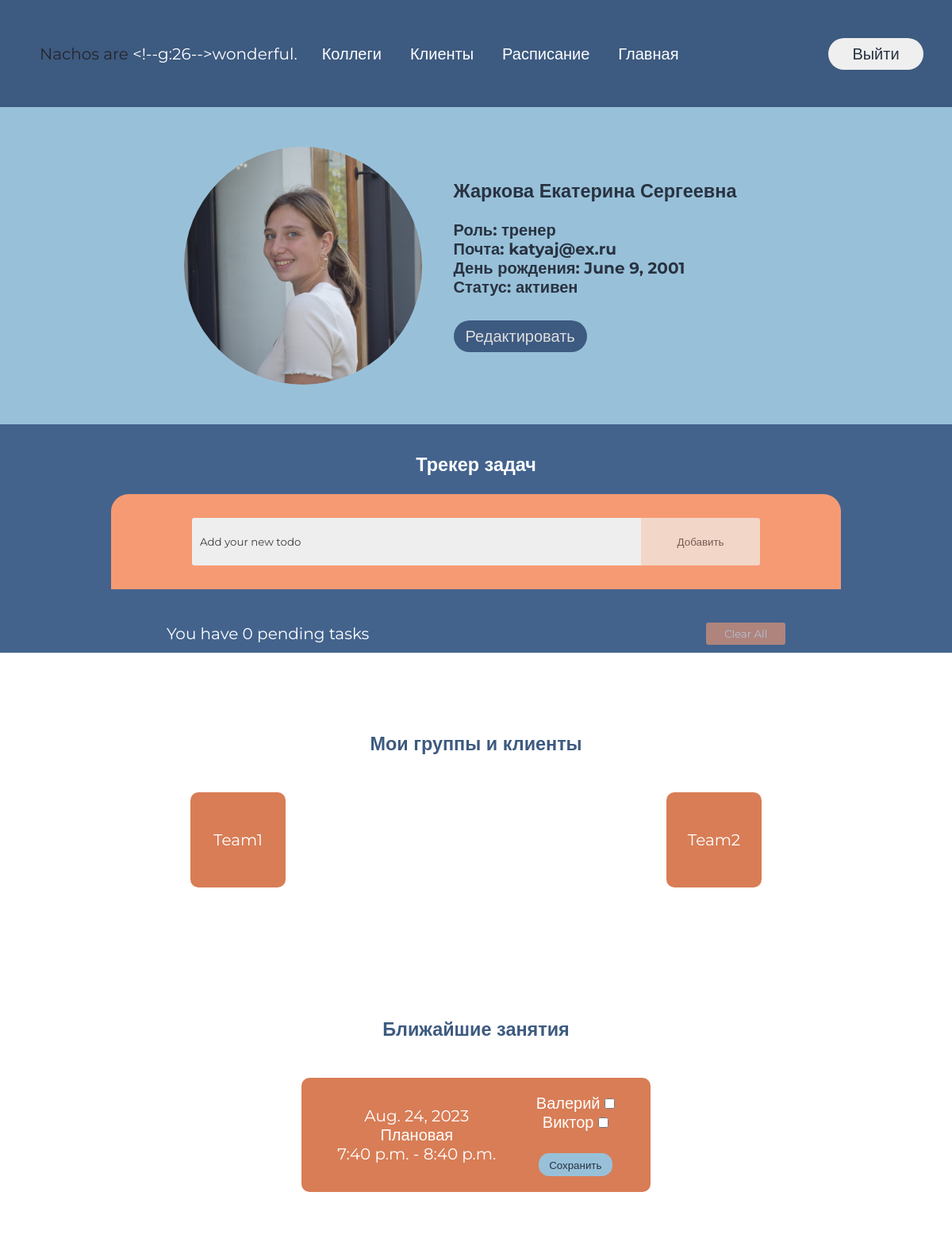
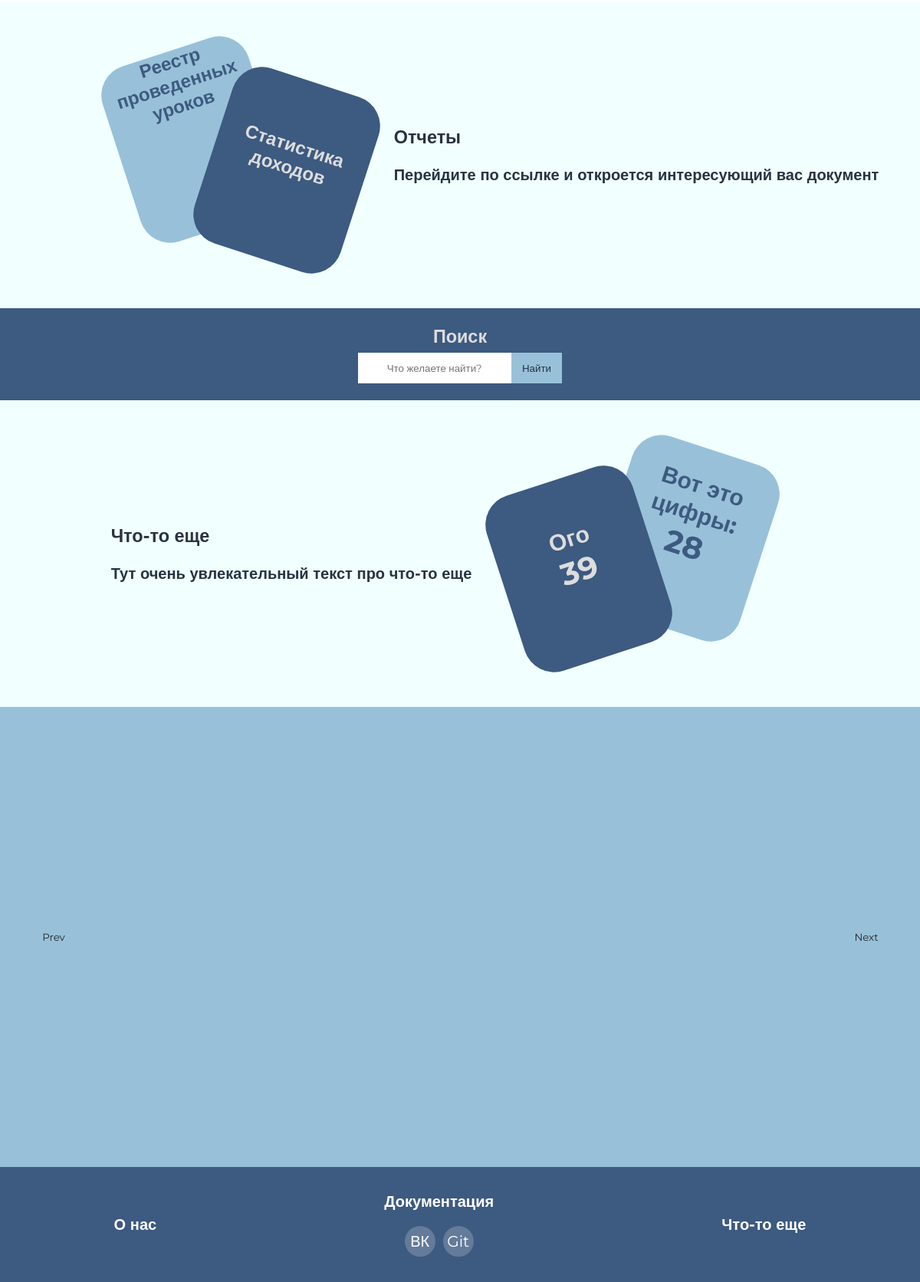
Screenshot of /crm/main (signed in) with the database file from the repository (2 pictures, top to bottom).
### trainers/models.py (models this page shows, shortened)
class Trainer(models.Model):
    user = models.OneToOneField(User, on_delete=models.CASCADE, primary_key=True)
    otchestv = models.CharField(blank=True, max_length=20)
    birthdate = models.DateField(auto_now=False)
    role = models.ForeignKey(Role, models.CASCADE, blank=True, null=True)
    state = models.ForeignKey(TrainerState, models.CASCADE, blank=True, null=True)

class Role(models.Model):
    name = models.CharField(blank=True, max_length=30)
    def __str__(self):
            return self.name

class TrainerState(models.Model):
    name = models.CharField(blank=True, max_length=30)
    def __str__(self):
        return self.name

class Team(models.Model):
    name = models.CharField(max_length=20, blank=False)
    clients = models.ManyToManyField(Client)
    sport_type = models.ForeignKey(SportType, on_delete=models.SET_NULL, blank=False, null=True)
    trainer = models.ForeignKey(Trainer, models.CASCADE, blank=False, null=True)

class Activity(models.Model):
    area = models.ForeignKey(Area, on_delete=models.DO_NOTHING, blank=True)
    act_date = models.DateField(auto_now=False, blank=False)
    act_time_begin = models.TimeField(auto_now=False)
    act_time_end = models.TimeField(auto_now=False)
    clients = models.ManyToManyField(Client)
    trainer = models.ForeignKey(Trainer, on_delete=models.DO_NOTHING)
    status = models.CharField(max_length=20, default="Состоится")

class Area(models.Model):
    address = models.CharField(blank=True, max_length=50, default='Адрес площадки')

class Client(models.Model):
    first_name = models.CharField(blank=False, max_length=30, default='qwerty')
    last_name = models.CharField(blank=True, max_length=30)
    reg_date = models.DateField(auto_now=True, blank=True)
    birth_date = models.DateField(auto_now=False, blank=True, default=datetime.date(2023, 1, 1))
    state = models.ForeignKey(ClientState, models.CASCADE, blank=True, null=True)

### trainers/views.py (the view)
# urls.py: path('main', views.main, name='main'),
def main(request):
    if request.user.is_authenticated:
        news = News.objects.filter(pub_date__lte=timezone.now(), expiry_date__gt=timezone.now())
        areas = Area.objects.all()
        sport_types = SportType.objects.all()
        abonements = Abonement.objects.all()
        roles = Role.objects.all()
        trainer_states = TrainerState.objects.all()
        clients_states = ClientState.objects.all()
        if request.user.trainer.role.name == "директор":
            context = {
                'userinfo': request.user,
                'trainer': request.user.trainer,
                'news': news,
                'areas': areas,
                'sport_types': sport_types,
                'abonements': abonements,
                'roles': roles,
                'trainer_states': trainer_states,
                'clients_states': clients_states
            }
        elif request.user.trainer.role.name == "тренер":
            teams = Team.objects.filter(trainer=request.user.trainer)
            clients = Client.objects.all()
            near_act = Activity.objects.filter(trainer=request.user.trainer, status="Состоится").order_by('act_date', 'act_time_begin')[:1]
            print(near_act)
            context = { 'userinfo': request.user,
                        'near_act': near_act,
                        'role_trainer': request.user.trainer,
                        'trainer': request.user.trainer,
                        'news': news,
                        'teams': teams,
                        'act': near_act,
                        'clients': clients }
        return render(request, 'trainers/main.html', context)
    else:
        return HttpResponseRedirect(reverse('login_page'))

### trainers/templates/trainers/main.html (shortened to what this page needs)
{% extends 'trainers/base.html' %}
{% block head %}
<link rel="stylesheet" href="../../../static/css/edit_modal.css">
<link rel="stylesheet" href="../../../static/css/index.css">
<link rel="stylesheet" href="../../../static/css/slider.css">
<link rel="stylesheet" href="../../../static/css/rectangles.css">
<link rel="stylesheet" href="../../../static/css/form.css">
<link rel="stylesheet" href="../../../static/css/btns.css">
<link rel="stylesheet" href="../../../static/css/search.css">
{% endblock %}
{% block content %}
<div class="container" style="background-color:  #98C1D9">
    <div>
        <div class="photo"></div>
    </div>
    <div class="container-text">
        <h3>{{userinfo.last_name}} {{userinfo.first_name}} {{trainer.otchestv}}</h3>
        <h4>Роль: {{trainer.role}}</h4>
        <h4>Почта: {{userinfo.email}}</h4>
        <h4>День рождения: {{trainer.birthdate}}</h4>
        <h4>Статус: {{trainer.state}}</h4>
        <button class="change_btn" style="margin-top: 30px" onclick="edit_data_modal()">Редактировать</button>
    </div>
</div>
<div id="todo">
    <h3>Трекер задач</h3>
    <div class="inputField">
        <input type="text" id="myInput" placeholder="Add your new todo">
        <button class="addBtn">Добавить</button>
    </div>
    <div class="footer">
        <span>You have <span class="pendingTasks"></span> pending tasks</span>
        <button>Clear All</button>
    </div>
</div>
{% if role_trainer %}
<div class="areas">
    <h3>Мои группы и клиенты</h3>
    <div class="clients_cards">
        {% if teams %}
        {% for team in teams %}
        <div class="simple_card">
            {{team.name}}
        </div>
        {% endfor %}
        {% else %}
        <p>Нет учеников и групп</p>
        {% endif %}
    </div>
</div>
<div class="areas">
    <h3>Ближайшие занятия</h3>
    <div class="clients_cards">
        {% if near_act %}
        {% for act in near_act %}
        <div class="simple_card_near_act">
            <div>
                {{act.act_date}}
                <br>
                {{act.area.address}}
                <br>
                {{act.act_time_begin}} - {{act.act_time_end}}
                <br>
            </div>
            <div>
                {% for client in act.clients.all %}
                {{client.first_name}}
                <input type="checkbox">
                <br>
                {% endfor %}
                <button class="save_btn">Сохранить</button>
            </div>
        </div>
        {% endfor %}
        {% else %}
        <p>Нет ролей</p>
        {% endif %}
    </div>
</div>
{% endif %}
<div class="container">
    <div>
        <div class="rectangle rectangle-left rectangle-back">
            <a href="#"><h2 style="font-size: 1.2em">Реестр проведенных уроков</h2></a>
        </div>
        <div class="rectangle rectangle-right rectangle-front">
            <a href="#"><h2 style="font-size: 1.2em; padding-top: 3em">Статистика доходов</h2></a>
        </div>
    </div>
    <div class="container-text">
        <h3>Отчеты</h3>
        <h4 class="link">Перейдите по ссылке и откроется интересующий вас документ</h4>
    </div>
</div>
<div id="search_div">
    <h3>Поиск</h3>
    <div class="sub">
        <input type="text" placeholder="Что желаете найти?">
        <button>Найти</button>
    </div>
</div>
<div class="container">
    <div class="container-text">
        <h3>Что-то еще</h3>
        <h4 class="link">Тут очень увлекательный текст про что-то еще</h4>
    </div>
    <div>
        <div class="rectangle rectangle-right rectangle-back">
            <a href="#"><h2 style="padding-top: 1em">Вот это цифры:</h2>
                <h1>28</h1></a></div>
        <div class="rectangle rectangle-left rectangle-front">
            <a href="#"><h2 style="padding-top: 2em">Ого</h2>
                <h1>39</h1></a></div>
    </div>
</div>
<div class="slider">
    <button class="prevSlider">Prev</button>
    <button class="nextSlider">Next</button>
</div>
{% endblock %}

### static/css/common.css (style rules this page uses)
html { font-size: 20px; }
body { font-size: 1em; }
* { margin: 0; padding: 0; color: white; font-family: 'Montserrat', sans-serif; border: none; }
a { text-decoration: none; cursor: pointer; }
button { border: none; outline: none; background-color: #98C1D9; color: #293241; text-align: center; }
.change_btn { height: 2em; border-radius: 1em; background-color: #3D5A80; color: #dddddd; text-align: center; font-size: 1em; margin-right: 3vw; display: inline-block; width: auto; padding-left: 15px; padding-right: 15px; }

### static/css/index.css (style rules this page uses)
.photo { margin-right: 0; background: url(../img/sofa.jpg) no-repeat -100px; border-radius: 50%; background-size: auto 15em; overflow: hidden; width: 15em; height: 15em; }
#todo { padding-top: 3vw; overflow: hidden; display: flex; flex-direction: column; align-items: center; justify-content: center; background-color: #43638d; }
#todo h3 { margin-bottom: 1em; }
.inputField { width: 70vw; display: flex; flex-direction: row; align-items: center; justify-content: center; border-top-left-radius: 22px; border-top-right-radius: 22px; background-color: #f69a73; padding: 30px 40px; color: white; text-align: center; margin-bottom: 1vw; }
.inputField:after { content: ""; display: table; clear: both; }
.addBtn { color: #293241; background-color: #F1FFFF; border-radius: 0px 3px 3px 0px; height: 60px; width: 150px; border: none; opacity: 0.6; }
#myInput { border-radius:3px 0px 0px 3px; margin: 0; border: none; width: 65%; height: 40px; padding: 10px; float: left; color: #293241; background-color: #eee; }
#myInput::placeholder { color: #3c3c3c; }
.footer { display: flex; width: 100%; margin-top: 20px; align-items: center; justify-content: space-around; }
.footer button { margin-top: 10px; padding: 6px 10px; border-radius: 3px; border: none; outline: none; color: #fff; width: 100px; font-weight: 400; margin-left: 5px; background: #f69a73; cursor: pointer; user-select: none; opacity: 0.6; pointer-events: none; transition: all 0.3s ease; margin-bottom: 10px; }
.areas { padding-top: 5em; min-height: 10em; margin-bottom: 3em; }
.areas h3 { text-align: center; color: #3D5A80; margin-bottom: 2em; }
.clients_cards { display: flex; flex-direction: row; align-items: center; justify-content: space-around; }
.simple_card { display: flex; flex-direction: row; align-items: center; justify-content: center; background-color: #d87d56; height: 6em; width: 6em; border-radius: 0.5em; text-align: center; }
.simple_card_near_act { display: flex; flex-direction: row; align-items: center; justify-content: space-around; background-color: #d87d56; height: 100%; width: 20em; border-radius: 0.5em; text-align: center; padding: 1em; }

### static/css/slider.css (style rules this page uses)
.slider { position: relative; width: 100%; height: 30em; overflow: hidden; text-align: center; background-color: #98C1D9; display: flex; justify-content: center; }
.slider button { position: absolute; top: 50%; transform: translateY(-50%); z-index: 10; color: #24262b; width: 100px; }
.slider button.prevSlider { left: 20px; }
.slider button.nextSlider { right: 20px; }

### static/css/rectangles.css (style rules this page uses)
.container { width: 100%; height: 20em; background-color: #F1FFFF; display: flex; flex-direction: row; justify-content: center; align-items: center; }
.container-text { padding-right: 2em; margin-left: 2em; }
.container-text h4 { color: #293241; }
.container-text h3 { margin-bottom: 1em; color: #293241; }
.rectangle { text-align: center; overflow: hidden; height: 12em; width: 10em; border-radius: 2em; }
.rectangle-left { background-color: #98C1D9; transform: rotate(-18deg); }
.rectangle-right { transform: rotate(18deg); margin-left: 13em; }
.rectangle-front { color: #dddddd; background-color: #3D5A80; margin-top: -10em; }
.rectangle-back { margin-left: 7em; margin-right: 5em; background-color: #98C1D9; }
.rectangle-back h2 , .rectangle-back h1 { color: #3D5A80; }
.rectangle-front h2, .rectangle-front h1 { color: #dddddd; }

### static/css/btns.css (style rules this page uses)
.save_btn { margin-top: 2em; border-radius: 1em; padding-right: 1em; padding-left: 1em; padding-top: 0.5em; padding-bottom: 0.5em; }

### rows the page displays
Trainer: otchestv "Сергеевна", role "тренер", birthdate "June 9, 2001", state "активен"
Team: name "Team1"
Team: name "Team2"
Activity: act_date "Aug. 24, 2023", area.address "Плановая", act_time_begin "7:40 p.m.", act_time_end "8:40 p.m."
Client: first_name "Валерий"
Client: first_name "Виктор"

### other values shown
{{ userinfo.last_name }} "Жаркова"
{{ userinfo.first_name }} "Екатерина"
{{ userinfo.email }} "katyaj@ex.ru"
